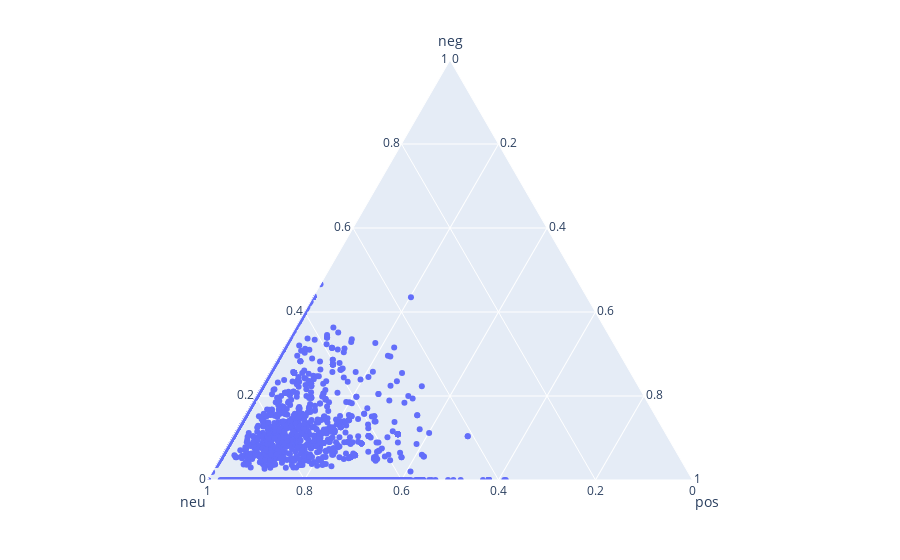

Notebook code for this chart:
### Code cell
#vader tool analysis
from vaderSentiment.vaderSentiment import SentimentIntensityAnalyzer

analyzer = SentimentIntensityAnalyzer()
vader_data = []
for sentence in data['Text']:
    vs = analyzer.polarity_scores(sentence)
    vader_data.append(vs)
    #print("{} {}".format(index, vs))
    
fig = px.scatter_ternary(vader_data, a="neg", b="neu", c="pos")
fig.show()

### Figure 1 — Plotly figure (JSON) as saved in the notebook; plotly's stock layout.template omitted (floating-point values rounded to 4 significant figures; data arrays with more than 128 entries replaced by an {"elided": "..."} marker saying what was removed)
{"data": [{"a": {"elided": "5407 float values"}, "b": {"elided": "5407 float values"}, "c": {"elided": "5407 float values"}, "hovertemplate": "neg=%{a}<br>neu=%{b}<br>pos=%{c}<extra></extra>", "legendgroup": "", "marker": {"color": "#636efa", "symbol": "circle"}, "mode": "markers", "name": "", "showlegend": false, "subplot": "ternary", "type": "scatterternary"}], "layout": {"legend": {"tracegroupgap": 0}, "margin": {"t": 60}, "ternary": {"aaxis": {"title": {"text": "neg"}}, "baxis": {"title": {"text": "neu"}}, "caxis": {"title": {"text": "pos"}}, "domain": {"x": [0, 1], "y": [0, 1]}}}}
